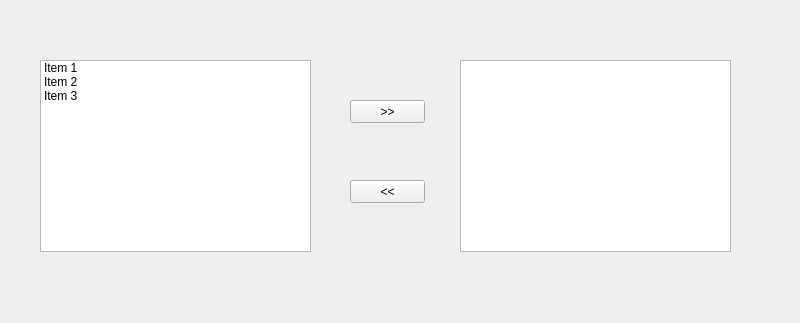
<?xml version="1.0" encoding="UTF-8"?>
<ui version="4.0">
 <class>MainWindow</class>
 <widget class="QMainWindow" name="MainWindow">
  <property name="geometry">
   <rect>
    <x>0</x>
    <y>0</y>
    <width>800</width>
    <height>323</height>
   </rect>
  </property>
  <property name="windowTitle">
   <string>MainWindow</string>
  </property>
  <widget class="QWidget" name="centralwidget">
   <widget class="QListWidget" name="listaIzquierda">
    <property name="geometry">
     <rect>
      <x>40</x>
      <y>60</y>
      <width>271</width>
      <height>192</height>
     </rect>
    </property>
    <item>
     <property name="text">
      <string>Item 1</string>
     </property>
    </item>
    <item>
     <property name="text">
      <string>Item 2</string>
     </property>
    </item>
    <item>
     <property name="text">
      <string>Item 3</string>
     </property>
    </item>
   </widget>
   <widget class="QPushButton" name="moverIzquierda">
    <property name="geometry">
     <rect>
      <x>350</x>
      <y>180</y>
      <width>75</width>
      <height>23</height>
     </rect>
    </property>
    <property name="text">
     <string>&lt;&lt;</string>
    </property>
   </widget>
   <widget class="QPushButton" name="moverDerecha">
    <property name="geometry">
     <rect>
      <x>350</x>
      <y>100</y>
      <width>75</width>
      <height>23</height>
     </rect>
    </property>
    <property name="text">
     <string>&gt;&gt;</string>
    </property>
   </widget>
   <widget class="QListWidget" name="listaDerecha">
    <property name="geometry">
     <rect>
      <x>460</x>
      <y>60</y>
      <width>271</width>
      <height>192</height>
     </rect>
    </property>
   </widget>
  </widget>
 </widget>
 <resources/>
 <connections/>
</ui>
